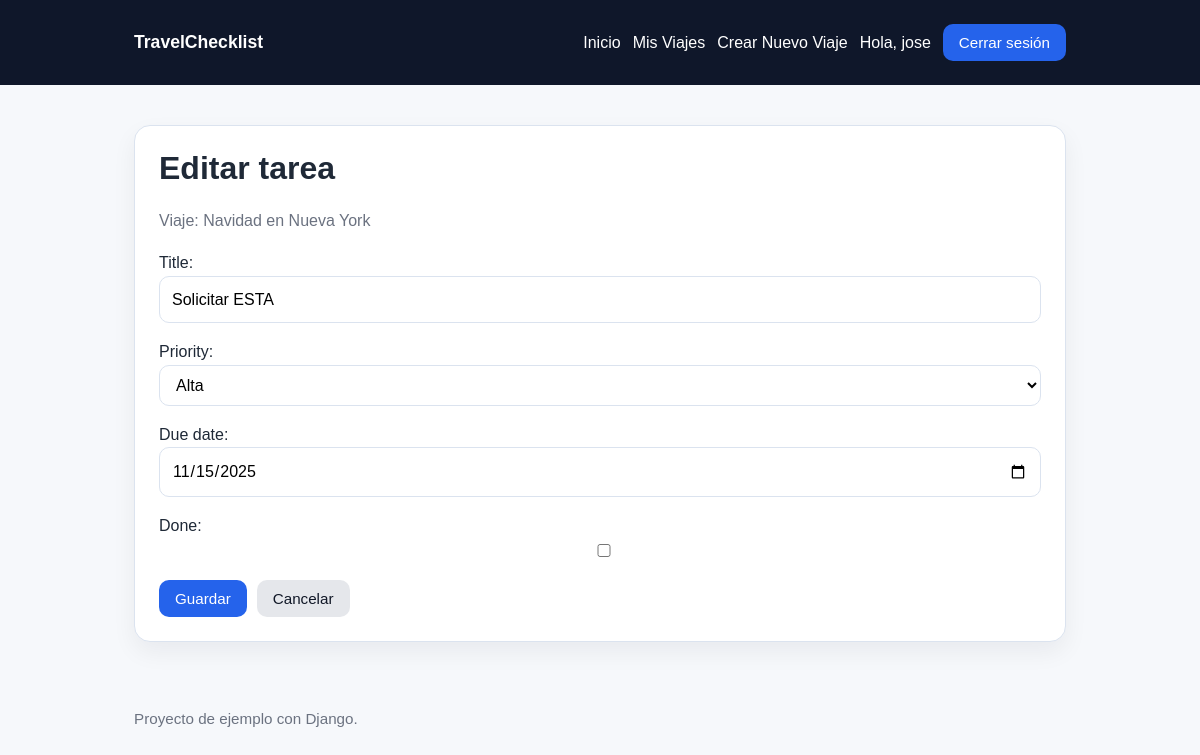
/tasks/15/edit/ (signed in), run on the app's committed database.
### trips/models.py (models this page shows, shortened)
class Trip(models.Model):
    user = models.ForeignKey(
        settings.AUTH_USER_MODEL,
        on_delete=models.CASCADE,
        related_name='trips'
    )
    title = models.CharField(max_length=120)        # Título del viaje
    destination = models.CharField(max_length=120)  # Destino
    start_date = models.DateField()                 # Inicio del viaje
    end_date = models.DateField()                   # Fin del viaje
    notes = models.TextField(blank=True)            # Notas opcionales
    created_at = models.DateTimeField(auto_now_add=True)  # Fecha de creación
    class Meta:
        ordering = ['-start_date', '-created_at']

class Task(models.Model):
    class Priority(models.IntegerChoices):
        LOW = 1, 'Baja'
        MEDIUM = 2, 'Media'
        HIGH = 3, 'Alta'
    trip = models.ForeignKey(
        Trip,
        on_delete=models.CASCADE,  # Si se borra el viaje, se borran sus tareas
        related_name='tasks'       # Permite acceder desde trip.tasks.all()
    )
    title = models.CharField(max_length=160)  # Nombre de la tarea
    priority = models.IntegerField(
        choices=Priority.choices,
        default=Priority.MEDIUM
    )
    due_date = models.DateField(null=True, blank=True)  # Fecha límite opcional
    done = models.BooleanField(default=False)           # Indica si la tarea está hecha
    created_at = models.DateTimeField(auto_now_add=True) # fecha automatica
    class Meta:
        ordering = ['done', '-priority', 'due_date', '-created_at']

### trips/views.py (the view)
# urls.py: path('tasks/<int:pk>/edit/', views.task_update, name='task_update'),
@login_required
def task_update(request, pk):
    task = get_object_or_404(Task, pk=pk, trip__user=request.user)
    if request.method == 'POST':
        form = TaskForm(request.POST, instance=task)
        if form.is_valid():
            form.save()
            return redirect('trips:trip_detail', pk=task.trip.pk)
    else:
        form = TaskForm(instance=task)
    return render(request, 'trips/task_form.html', {'form': form, 'trip': task.trip, 'task': task, 'mode': 'update'})

### trips/forms.py
class TaskForm(forms.ModelForm):
    class Meta:
        model = Task
        fields = ['title', 'priority', 'due_date', 'done']
        widgets = {
            'due_date': forms.DateInput(attrs={'type': 'date'}),
        }

### trips/templates/trips/task_form.html (shortened to what this page needs)
{% extends 'trips/base.html' %}
{% block content %}
  <div class="card">
    {% if mode == 'create' %}
      <h1>Nueva tarea</h1>
    {% else %}
      <h1>Editar tarea</h1>
    {% endif %}
    <p class="muted">Viaje: {{ trip.title }}</p>
    <form method="post">
      {{ form.as_p }}
      <div class="actions">
        <button type="submit">Guardar</button>
        <a class="button secondary" href="{% url 'trips:trip_detail' trip.pk %}">Cancelar</a>
      </div>
    </form>
  </div>
{% endblock %}

### trips/templates/trips/base.html (shortened to what this page needs)
<!doctype html>
<html lang="es">
<head>
</head>
<body>
  <header class="nav">
    <div class="container">
      <a class="brand" href="{% url 'trips:home' %}">TravelChecklist</a>
      <div class="nav-links">
        <a href="{% url 'trips:home' %}">Inicio</a>
        {% if user.is_authenticated %}
        <a href="{% url 'trips:trip_list' %}">Mis Viajes</a>
        <a href="{% url 'trips:trip_create' %}">Crear Nuevo Viaje</a>
        <span>Hola, {{ user.username }}</span>
        <form method="post" action="{% url 'trips:logout' %}" style="margin:0;">
          <button type="submit">Cerrar sesión</button>
        </form>
        {% else %}
        <a href="{% url 'trips:login' %}">Login</a>
        <a href="{% url 'trips:signup' %}">Registro</a>
        {% endif %}
      </div>
    </div>
  </header>
  <main class="container">
    {% block content %}{% endblock %}
  </main>
  <footer class="container footer">
    Proyecto de ejemplo con Django.
  </footer>
</body>
</html>

### trips/templates/trips/base.html (style rules this page uses)
:root { --bg: #f6f8fb; --card: #ffffff; --text: #1f2937; --muted: #6b7280; --primary: #2563eb; --primary-dark: #1d4ed8; --border: #dbe3ef; --danger: #dc2626; --success: #059669; }
* { box-sizing: border-box; }
body { margin: 0; font-family: Arial, Helvetica, sans-serif; background: var(--bg); color: var(--text); }
.container { width: min(100%, 980px); margin: 0 auto; padding: 24px; }
.nav { background: #0f172a; color: white; }
.nav .container { display: flex; justify-content: space-between; align-items: center; gap: 16px; }
.brand { color: white; text-decoration: none; font-weight: bold; font-size: 1.1rem; }
.nav-links { display: flex; align-items: center; gap: 12px; flex-wrap: wrap; }
.nav a { color: white; text-decoration: none; }
.card { background: var(--card); border: 1px solid var(--border); border-radius: 16px; padding: 24px; box-shadow: 0 10px 25px rgba(15, 23, 42, 0.06); margin-bottom: 20px; }
h1, h2, h3 { margin-top: 0; }
p { line-height: 1.6; }
.button, button, input[type="submit"] { display: inline-block; background: var(--primary); color: white; border: none; border-radius: 10px; padding: 10px 16px; text-decoration: none; cursor: pointer; font-size: 0.95rem; }
.button.secondary { background: #e5e7eb; color: #111827; }
form p { margin-bottom: 14px; }
input, textarea, select { width: 100%; padding: 10px 12px; border: 1px solid var(--border); border-radius: 10px; font: inherit; background: white; }
.muted { color: var(--muted); }
.actions { display: flex; gap: 10px; flex-wrap: wrap; margin-top: 16px; }
.footer { color: var(--muted); font-size: 0.95rem; padding-bottom: 32px; }

### data on the page
Trip: title "Navidad en Nueva York"
Task: title "Solicitar ESTA", priority "Alta", due_date "11/15/2025"

### other printed values
{{ user.username }} "jose"
